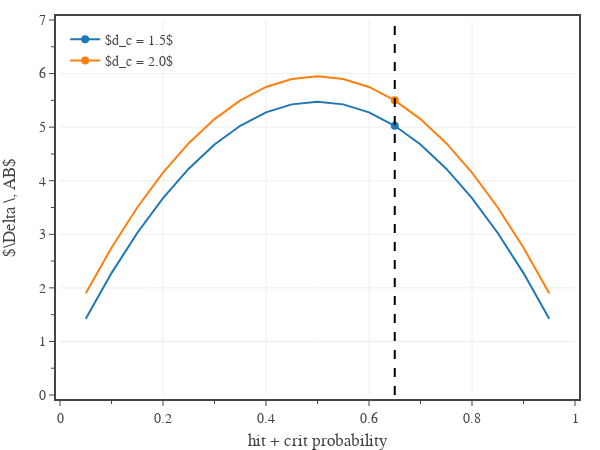

The notebook cell saved with this chart:
### Code cell
# plots the effective increase in AB from having advantage as a function of your chance to hit.

# create figure
fig = go.Figure(
    layout=go.Layout(
        template=tfb.FIG_TEMPLATE,
        xaxis=dict(
            title_text='hit + crit probability',
            range=[0.0, 1.0],
            tick0=0, dtick=0.2,
            minor=dict(tick0=0, dtick=0.1),
        ),
        yaxis=dict(
            title_text='$\Delta \, AB$',
            range=[0, 7],
            tick0=0, dtick=1.0,
            minor=dict(tick0=0, dtick=0.5),
        ),
        legend=dict(
            yanchor='top',  y=0.99,
            xanchor='left', x=0.01,
            orientation='h',
            tracegroupgap=0,
            bgcolor='rgba(0,0,0,0)',
            itemclick=False, 
            itemdoubleclick=False,
            entrywidthmode='fraction',
            entrywidth=0.51,
        )
    )
)

# plot data
pc = 0.05
ph_norm = 0.60
ph = np.linspace(0.0, 1 - 2*pc, int(20*(1 - 2*pc)) + 1)
for dc, yp in zip([1.5, 2.0],[0.955,0.895]):
    fig.add_trace(go.Scatter(
        x=ph+0.05, 
        y=attack_bonus_adv(ph, pc, dc),
        mode='lines+markers', 
        marker=dict(size=8),
        unselected=dict(marker=dict(opacity=0.0, size=0)),
        selectedpoints=[12],
        name=f'$d_c = {dc:.1f}$',
        hovertemplate=
                'probability %{x:.2f}<br>'+
                'delta AB %{y:.1f}'+
                '<extra></extra>'
    ))


fig.add_trace(go.Scatter(
    x=2*[ph_norm + 0.05], 
    y=[0,7],
    mode='lines', 
    line=dict(color='black', dash='dash'),
    showlegend=False,
    #name='a properly long name to take up space',
    hoverinfo='skip',
))

# show figure
fig.update_layout(width=600, height=450)
fig.show(config=tfb.FIG_CONFIG)

# save figures
if SAVEFIGS:
    fig.update_layout(autosize=True, width=None, height=None)
    tfb.save_fig_html(fig, format='large', name=f'./fig-delta-ab-advantage-large')
    tfb.save_fig_html(fig, format='small', name=f'./fig-delta-ab-advantage-small')

### Figure 1 — Plotly figure (JSON) as saved in the notebook; plotly's stock layout.template omitted (floating-point values rounded to 4 significant figures)
{"data": [{"hovertemplate": "probability %{x:.2f}<br>delta AB %{y:.1f}<extra></extra>", "marker": {"size": 8}, "mode": "lines+markers", "name": "$d_c = 1.5$", "selectedpoints": [12], "type": "scatter", "unselected": {"marker": {"opacity": 0, "size": 0}}, "x": [0.05, 0.1, 0.15, 0.2, 0.25, 0.3, 0.35, 0.4, 0.45, 0.5, 0.55, 0.6, 0.65, 0.7, 0.75, 0.8, 0.85, 0.9, 0.95], "y": [1.425, 2.275, 3.025, 3.675, 4.225, 4.675, 5.025, 5.275, 5.425, 5.475, 5.425, 5.275, 5.025, 4.675, 4.225, 3.675, 3.025, 2.275, 1.425]}, {"hovertemplate": "probability %{x:.2f}<br>delta AB %{y:.1f}<extra></extra>", "marker": {"size": 8}, "mode": "lines+markers", "name": "$d_c = 2.0$", "selectedpoints": [12], "type": "scatter", "unselected": {"marker": {"opacity": 0, "size": 0}}, "x": [0.05, 0.1, 0.15, 0.2, 0.25, 0.3, 0.35, 0.4, 0.45, 0.5, 0.55, 0.6, 0.65, 0.7, 0.75, 0.8, 0.85, 0.9, 0.95], "y": [1.9, 2.75, 3.5, 4.15, 4.7, 5.15, 5.5, 5.75, 5.9, 5.95, 5.9, 5.75, 5.5, 5.15, 4.7, 4.15, 3.5, 2.75, 1.9]}, {"hoverinfo": "skip", "line": {"color": "black", "dash": "dash"}, "mode": "lines", "showlegend": false, "type": "scatter", "x": [0.65, 0.65], "y": [0, 7]}], "layout": {"height": 450, "legend": {"bgcolor": "rgba(0,0,0,0)", "entrywidth": 0.51, "entrywidthmode": "fraction", "itemclick": false, "itemdoubleclick": false, "orientation": "h", "tracegroupgap": 0, "x": 0.01, "xanchor": "left", "y": 0.99, "yanchor": "top"}, "width": 600, "xaxis": {"dtick": 0.2, "minor": {"dtick": 0.1, "tick0": 0}, "range": [0, 1], "tick0": 0, "title": {"text": "hit + crit probability"}}, "yaxis": {"dtick": 1, "minor": {"dtick": 0.5, "tick0": 0}, "range": [0, 7], "tick0": 0, "title": {"text": "$\\Delta \\, AB$"}}}}
